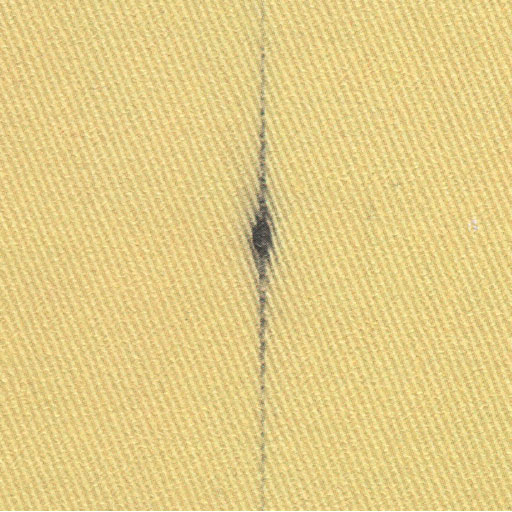
%> input picture code/matlab code/survey/wavelet/Im (18).jpg, 512 x 512 px
$ octave W_2.m   (GNU Octave 9; MATLAB toolbox functions it lacks are replaced by stand-ins)
%> lines starting %> are read from the running program, lines starting %| are printed output that depends on the picture; in (x1, y1, x2, y2) boxes, pixels count from 0 and x2, y2 are one past the last pixel; in counts of white or black regions, pixels touching at a corner belong together; the program's own positions count from 1
clc
close all
clear all
I=imread('Im (18).jpg');
%> I is the input picture: size 512x512x3 uint8; mean R, G, B 227.9, 205.4, 135.5
I=rgb2gray(I);
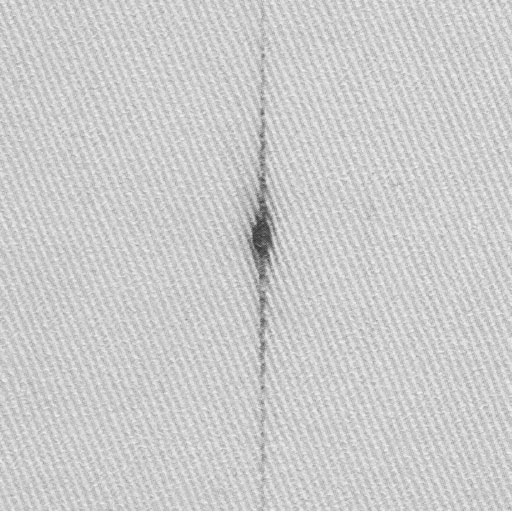
%> I: size 512x512 uint8; min 46, max 255, mean 204.1
I = imresize(I, [200 300]);
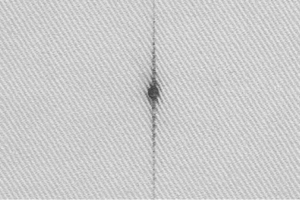
%> I: size 200x300 uint8; min 62, max 242, mean 204.1
D=I;D1=I;
s=size(I);
%> s = [200 300]


w=10;
k1=ceil((s(1)/w)*(s(2)/w));
%> k1 = 600
B=zeros(w,w,k1);

k=1;

for i=1:w:s(1)
    for j=1:w:s(2)
        B(:,:,k)=I(i:i+w-1,j:j+w-1);
        k=k+1;
    end
end
%> after the loop, k = 601

G=zeros(k1,8);

for i=1:k1
    [cA,cH,cV,cD] = dwt2(B(:,:,i),'db2');
    G(i,1)=mean(mean(cA));
    G(i,2)=std(std(cA));
    G(i,3)=mean(mean(cH));
    G(i,4)=std(std(cH));
    G(i,5)=mean(mean(cV));
    G(i,6)=std(std(cV));
    G(i,7)=mean(mean(cD));
    G(i,8)=std(std(cD));
end
IDX = kmeans(G,2);
%> IDX = 600 values, max 2 at index 196, min 1 at index 1, mean 1.01
%%
s1=size(find(IDX==1));
%> s1 = [591 1]
s2=size(find(IDX==2));
%> s2 = [9 1]
if s1(1)>s2(1)
    a=1;
else
    a=0;
end
k=1;


for i=1:w:s(1)
    for j=1:w:s(2)
        if IDX(k)==1
            if a==1
                D(i:i+w-1,j:j+w-1)=1;
                D1(i:i+w-1,j:j+w-1)=255;
            else
                D(i:i+w-1,j:j+w-1)=0;
                D1(i:i+w-1,j:j+w-1)=0;
            end
        else
            if a==1
                D(i:i+w-1,j:j+w-1)=0;
                D1(i:i+w-1,j:j+w-1)=0;
            else
                D(i:i+w-1,j:j+w-1)=1;
                D1(i:i+w-1,j:j+w-1)=255;
            end
        end
        k=k+1;
    end
end
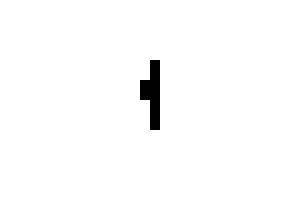
%> D: size 200x300 uint8; values 0 (black) and 1 (white), 98.5% white; 1 black region, box (x1, y1, x2, y2) and area: (140, 60, 160, 130) 900
%%
% IM=manually(102);

subplot(1,2,1), subimage(I)
subplot(1,2,2), subimage(D1)
% subplot(1,3,3), subimage(IM)
level = graythresh(D1);
%> level = 0.498
BW = im2bw(I,level);
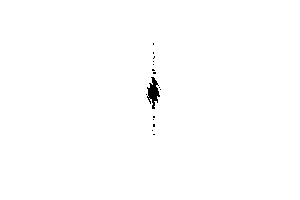
%> BW: size 200x300 logical; 99.6% white; 16 black regions (15 under 20 px), largest, box (x1, y1, x2, y2) and area: (147, 77, 160, 109) 215
BW2 = bwareaopen(BW, 50);
imshow(BW2)
%
%
% E=Err(D,IM)
% ODE=Ode(D,IM)
% F=FOM(D,IM)

$ run again, with code/matlab code/survey/wavelet/Im (2).jpg copied over code/matlab code/survey/wavelet/Im (18).jpg
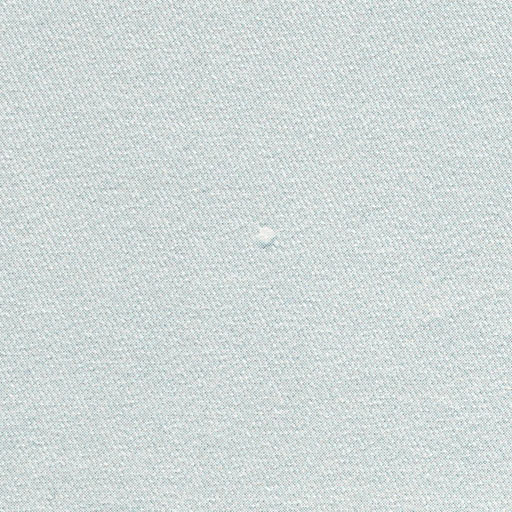
%> input picture code/matlab code/survey/wavelet/Im (2).jpg, 512 x 512 px
%> I is the input picture: size 512x512x3 uint8; mean R, G, B 208.9, 217.7, 217
%> `I = imresize(I, [200 300]);`:
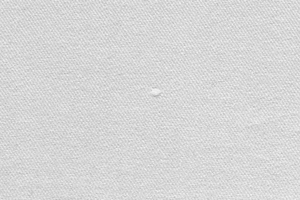
%> I: size 200x300 uint8; min 174, max 245, mean 214.9
%> after the loop `for i=1:w:s(1)`: k = 601
%> IDX = 600 values, max 2 at index 1, min 1 at index 2, mean 1.4
%> s1 = [359 1]
%> s2 = [241 1]
%> after the loop `for i=1:w:s(1)`:
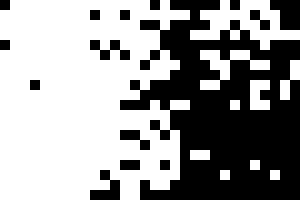
%> D: size 200x300 uint8; values 0 (black) and 1 (white), 59.8% white; 15 black regions, largest, box (x1, y1, x2, y2) and area: (120, 0, 300, 200) 21000, (270, 0, 300, 30) 700, (90, 170, 120, 200) 500
%> level = 0.498
%> BW: size 200x300 logical; every value is 1

$ run again, with code/matlab code/survey/wavelet/Im (3).jpg copied over code/matlab code/survey/wavelet/Im (18).jpg
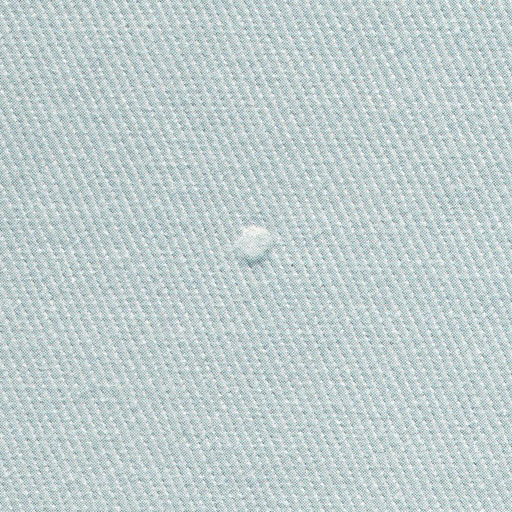
%> input picture code/matlab code/survey/wavelet/Im (3).jpg, 512 x 512 px
%> I is the input picture: size 512x512x3 uint8; mean R, G, B 192.1, 205.8, 206.6
%> `I = imresize(I, [200 300]);`:
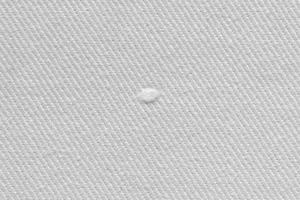
%> I: size 200x300 uint8; min 135, max 244, mean 201.8
%> after the loop `for i=1:w:s(1)`: k = 601
%> IDX = 600 values, max 2 at index 1, min 1 at index 10, mean 1.54
%> s1 = [277 1]
%> s2 = [323 1]
%> after the loop `for i=1:w:s(1)`:
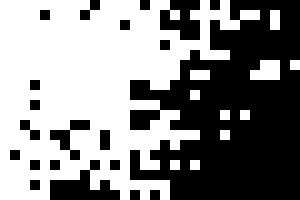
%> D: size 200x300 uint8; values 0 (black) and 1 (white), 53.8% white; 21 black regions, largest, box (x1, y1, x2, y2) and area: (130, 0, 300, 200) 22600, (50, 160, 120, 200) 1400, (160, 0, 200, 40) 1100
%> level = 0.498
%> BW: size 200x300 logical; every value is 1
